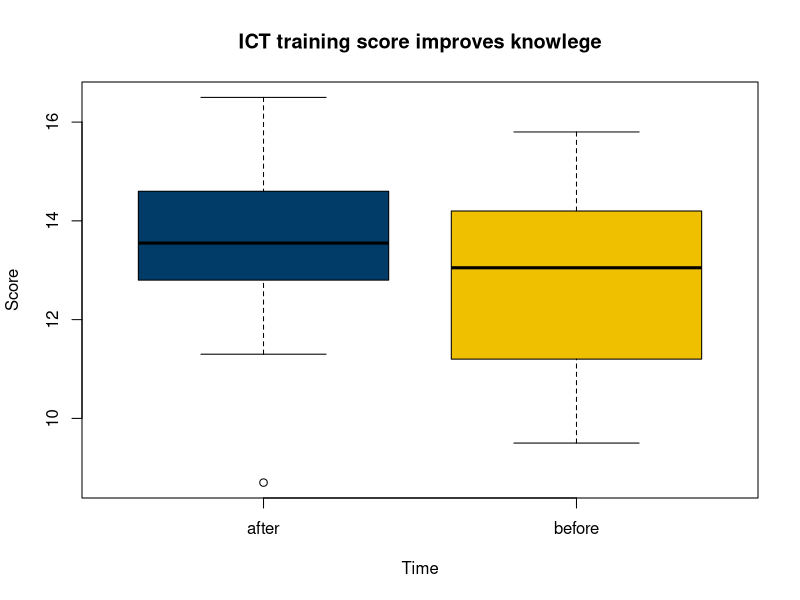

Write R code to recreate this figure. (Note: this script raises an error after producing the figure.)
## ---- chunk 1
data(mtcars)
attach(mtcars)
## ---- chunk 2
mtcars$cyl <- as.factor(mtcars$cyl)
mtcars$am  <- as.factor(mtcars$am)
mtcars$gear  <- as.factor(mtcars$gear)
mtcars$vs  <- as.factor(mtcars$vs)
## ---- chunk 3
# Executing a one-sample two-tailed t-test
two_tailed <- t.test(mtcars$wt, 
                     mu = 3)

# Displaying the findings
print(two_tailed)
## ---- chunk 4
sample_mean <- mean(mtcars$wt)
sample_mean
## ---- chunk 5
sample_sd <- sd(mtcars$wt)
sample_sd 
## ---- chunk 6
n <- 32  # Number of observations
SE <- sample_sd / sqrt(n)
SE
## ---- chunk 7
hypothesized_mean <- 3  # Hypothesized population mean
t_statistic <- (sample_mean - hypothesized_mean) / SE
t_statistic
## ---- chunk 8
df <- n - 1
## ---- chunk 9
# Assuming t_statistic = 1.256 and df = 31
p_value <- 2 * (1 - pt(abs(1.256), df = 31))
p_value
## ---- chunk 10
# Assuming t_alpha/2 corresponds to a 95% CI from t-distribution tables or software
t_alpha_2 <- qt(0.975, df)  # Calculate the critical t-value
t_alpha_2
## ---- chunk 11
# Assuming t_alpha/2 corresponds to a 95% CI from t-distribution tables or software
CI_lower <- sample_mean - (t_alpha_2 * SE)
CI_upper <- sample_mean + (t_alpha_2 * SE)
CI_lower
CI_upper
## ---- chunk 12
# Executing a one-sample one-tailed t-test
one_tailed <- t.test(mtcars$wt, 
                     mu = 3,
                     alternative = "greater")

# Displaying the findings
print(one_tailed)
## ---- chunk 13
# Computing t-test
tst <- t.test(wt~am, var.equal = TRUE)
tst
## ---- chunk 14
before <- c(12.2, 14.6, 13.4, 11.2, 12.7, 10.4, 15.8, 13.9, 9.5, 14.2)
after <- c(13.5, 15.2, 13.6, 12.8, 13.7, 11.3, 16.5, 13.4, 8.7, 14.6)

## ---- chunk 15
df <- data.frame(subject = rep(c(1:10), 2), 
                   time = rep(c("before", "after"), each = 10),
                   score = c(before, after))
print(df)

## ---- chunk 16
boxplot(score ~ time, data = df,
        col = c("#003C67FF", "#EFC000FF"),
        main = "ICT training score improves knowlege",
        xlab = "Time", ylab = "Score")

## ---- chunk 17
t.test(formula = score ~ time, data = df,
       alternative = "greater",
       mu = 0, 
       paired = TRUE,   
       var.equal = TRUE,
       conf.level = 0.95)

# mu argument indicate the true value of difference in means for a two sample test. 
# TRUE for paired argument as this is paired sample data and each subject is measured twice before and after the ICT training. 

## ---- chunk 18
qqnorm(mtcars$wt, pch = 1, frame = FALSE)
qqline(mtcars$wt, col = "steelblue", lwd = 2)
## ---- chunk 19
# run Shapiro-Wilk test
shapiro.test(x = mtcars$wt)
## ---- chunk 20
x <- rnorm(32)
ks.test(x, mtcars$wt)
## ---- chunk 21
# comparing variances 
# H0: The variances of the two samples wt~am are not different
var.test(wt~am)
## ---- chunk 22
# Computing t-test,when assumption of equal variance is violated
tst <- t.test(wt~am, var.equal = FALSE)
tst
## ---- chunk 23
# Compute unpaired two-samples Wilcoxon test
twil <- wilcox.test(wt~am)
twil
